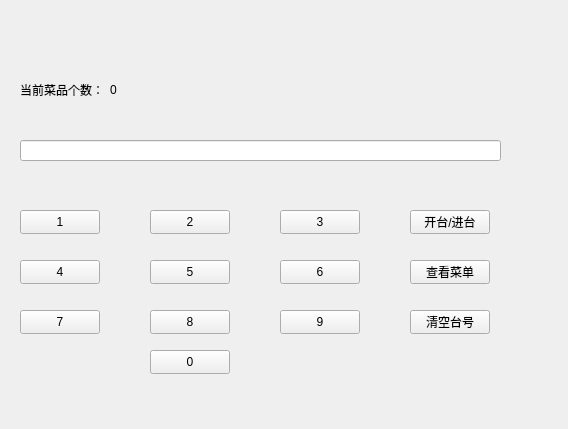
<?xml version="1.0" encoding="UTF-8"?>
<ui version="4.0">
 <class>Widget</class>
 <widget class="QWidget" name="Widget">
  <property name="geometry">
   <rect>
    <x>0</x>
    <y>0</y>
    <width>568</width>
    <height>429</height>
   </rect>
  </property>
  <property name="windowTitle">
   <string>Widget</string>
  </property>
  <widget class="QLineEdit" name="lineEdit">
   <property name="geometry">
    <rect>
     <x>20</x>
     <y>140</y>
     <width>481</width>
     <height>21</height>
    </rect>
   </property>
  </widget>
  <widget class="QPushButton" name="pushButton">
   <property name="geometry">
    <rect>
     <x>20</x>
     <y>210</y>
     <width>80</width>
     <height>24</height>
    </rect>
   </property>
   <property name="text">
    <string>1</string>
   </property>
  </widget>
  <widget class="QPushButton" name="pushButton_2">
   <property name="geometry">
    <rect>
     <x>150</x>
     <y>210</y>
     <width>80</width>
     <height>24</height>
    </rect>
   </property>
   <property name="text">
    <string>2</string>
   </property>
  </widget>
  <widget class="QPushButton" name="pushButton_3">
   <property name="geometry">
    <rect>
     <x>280</x>
     <y>210</y>
     <width>80</width>
     <height>24</height>
    </rect>
   </property>
   <property name="text">
    <string>3</string>
   </property>
  </widget>
  <widget class="QPushButton" name="pushButton_4">
   <property name="geometry">
    <rect>
     <x>20</x>
     <y>260</y>
     <width>80</width>
     <height>24</height>
    </rect>
   </property>
   <property name="text">
    <string>4</string>
   </property>
  </widget>
  <widget class="QPushButton" name="pushButton_5">
   <property name="geometry">
    <rect>
     <x>150</x>
     <y>260</y>
     <width>80</width>
     <height>24</height>
    </rect>
   </property>
   <property name="text">
    <string>5</string>
   </property>
  </widget>
  <widget class="QPushButton" name="pushButton_6">
   <property name="geometry">
    <rect>
     <x>280</x>
     <y>260</y>
     <width>80</width>
     <height>24</height>
    </rect>
   </property>
   <property name="text">
    <string>6</string>
   </property>
  </widget>
  <widget class="QPushButton" name="pushButton_7">
   <property name="geometry">
    <rect>
     <x>20</x>
     <y>310</y>
     <width>80</width>
     <height>24</height>
    </rect>
   </property>
   <property name="text">
    <string>7</string>
   </property>
  </widget>
  <widget class="QPushButton" name="pushButton_8">
   <property name="geometry">
    <rect>
     <x>150</x>
     <y>310</y>
     <width>80</width>
     <height>24</height>
    </rect>
   </property>
   <property name="text">
    <string>8</string>
   </property>
  </widget>
  <widget class="QPushButton" name="pushButton_9">
   <property name="geometry">
    <rect>
     <x>280</x>
     <y>310</y>
     <width>80</width>
     <height>24</height>
    </rect>
   </property>
   <property name="text">
    <string>9</string>
   </property>
  </widget>
  <widget class="QPushButton" name="pushButton_10">
   <property name="geometry">
    <rect>
     <x>410</x>
     <y>210</y>
     <width>80</width>
     <height>24</height>
    </rect>
   </property>
   <property name="text">
    <string>开台/进台</string>
   </property>
  </widget>
  <widget class="QPushButton" name="pushButton_11">
   <property name="geometry">
    <rect>
     <x>410</x>
     <y>260</y>
     <width>80</width>
     <height>24</height>
    </rect>
   </property>
   <property name="text">
    <string>查看菜单</string>
   </property>
  </widget>
  <widget class="QPushButton" name="pushButton_12">
   <property name="geometry">
    <rect>
     <x>410</x>
     <y>310</y>
     <width>80</width>
     <height>24</height>
    </rect>
   </property>
   <property name="text">
    <string>清空台号</string>
   </property>
  </widget>
  <widget class="QPushButton" name="pushButton_13">
   <property name="geometry">
    <rect>
     <x>150</x>
     <y>350</y>
     <width>80</width>
     <height>24</height>
    </rect>
   </property>
   <property name="text">
    <string>0</string>
   </property>
  </widget>
  <widget class="QWidget" name="">
   <property name="geometry">
    <rect>
     <x>20</x>
     <y>80</y>
     <width>134</width>
     <height>19</height>
    </rect>
   </property>
   <layout class="QHBoxLayout" name="horizontalLayout">
    <item>
     <widget class="QLabel" name="label">
      <property name="text">
       <string>当前菜品个数：</string>
      </property>
     </widget>
    </item>
    <item>
     <widget class="QLabel" name="label_2">
      <property name="text">
       <string>0</string>
      </property>
     </widget>
    </item>
   </layout>
  </widget>
 </widget>
 <resources/>
 <connections/>
</ui>
